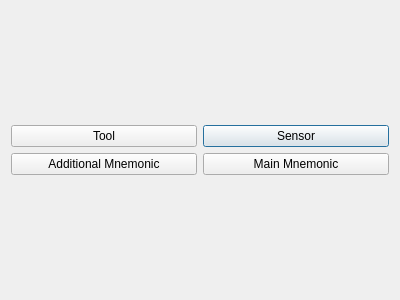
<?xml version="1.0" encoding="UTF-8"?>
<ui version="4.0">
 <class>Adding</class>
 <widget class="QDialog" name="Adding">
  <property name="geometry">
   <rect>
    <x>0</x>
    <y>0</y>
    <width>400</width>
    <height>300</height>
   </rect>
  </property>
  <property name="windowTitle">
   <string>Type Adding</string>
  </property>
  <layout class="QGridLayout" name="gridLayout_2">
   <item row="0" column="0">
    <layout class="QGridLayout" name="gridLayout">
     <item row="0" column="1">
      <widget class="QPushButton" name="pushButton_2">
       <property name="text">
        <string>Sensor</string>
       </property>
      </widget>
     </item>
     <item row="0" column="0">
      <widget class="QPushButton" name="pushButton">
       <property name="text">
        <string>Tool</string>
       </property>
      </widget>
     </item>
     <item row="1" column="0">
      <widget class="QPushButton" name="pushButton_3">
       <property name="text">
        <string>Additional Mnemonic</string>
       </property>
      </widget>
     </item>
     <item row="1" column="1">
      <widget class="QPushButton" name="pushButton_4">
       <property name="text">
        <string>Main Mnemonic</string>
       </property>
      </widget>
     </item>
    </layout>
   </item>
  </layout>
 </widget>
 <resources/>
 <connections/>
</ui>
